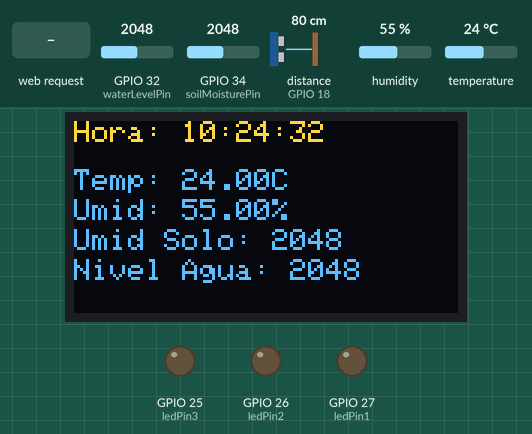
Simulated run of this sketch. Board: ESP32. Shown: 128×64 one-colour display, output pins drawn as LEDs (lit = HIGH). Wiring (inferred from the names in the program): ultrasonic range finder: trigger GPIO 5; echo GPIO 18. The test bench sets the inputs (shaded band); at power-on: distance to the obstacle (sensor on GPIO 18) 80 cm, GPIO 32 (waterLevelPin) = 2048, GPIO 34 (soilMoisturePin) = 2048, humidity 55 %, temperature 24 °C. The echo pulse lasts 58.3 µs per cm; the OLED is the two-colour kind (top 16 rows yellow); WiFi joins after 1.5 s; servers stay silent unless stated; network time is answered at once with the bench clock; uploads are accepted with an empty reply; the local clock reads 2024-03-15 10:24:30 at power-on unless the sketch sets it; pins used as bus, display or sensor lines are not drawn; what the sketch prints to the serial monitor is not drawn.

Above: at 3.2 s.
3.3 s: distance to the obstacle (sensor on GPIO 18) set to 23 cm
11.4 s: distance to the obstacle (sensor on GPIO 18) set to 18 cm
At 13.4 s:
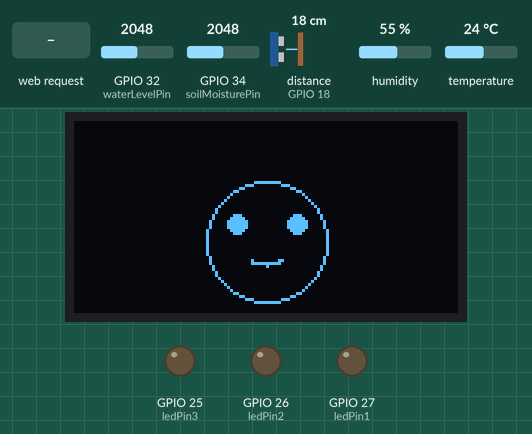
19.5 s: HTTP request GET /led1 received
At 26.7 s:
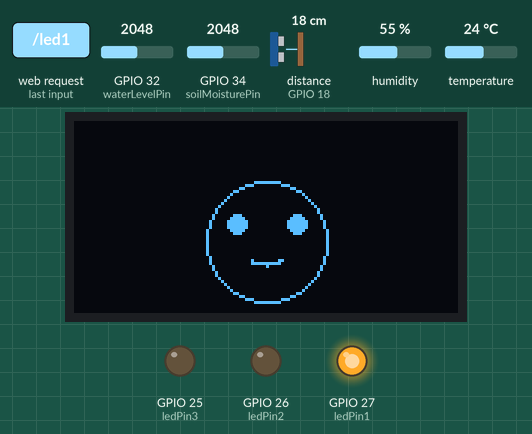
27.0 s: HTTP request GET /led2 received
At 32.9 s:
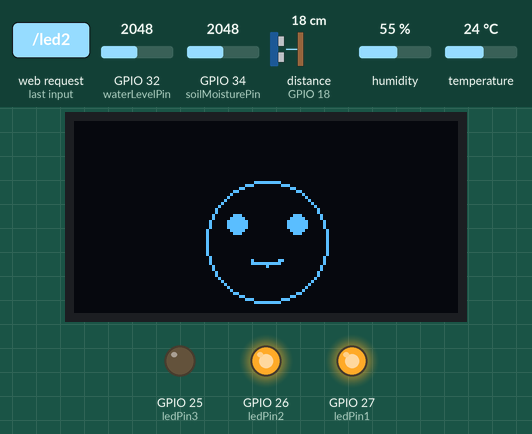
33.7 s: HTTP request GET /led3 received
At 40.1 s:
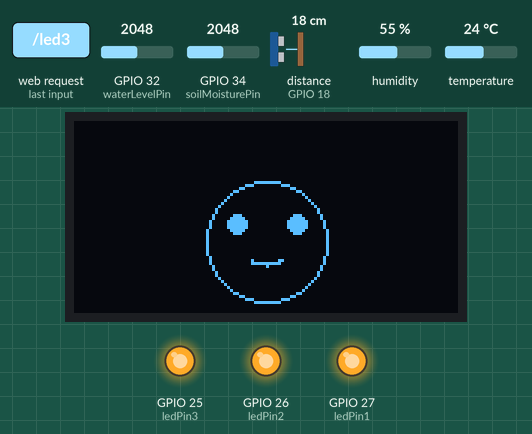
40.4 s: HTTP request GET /led1 received
At 46.3 s:
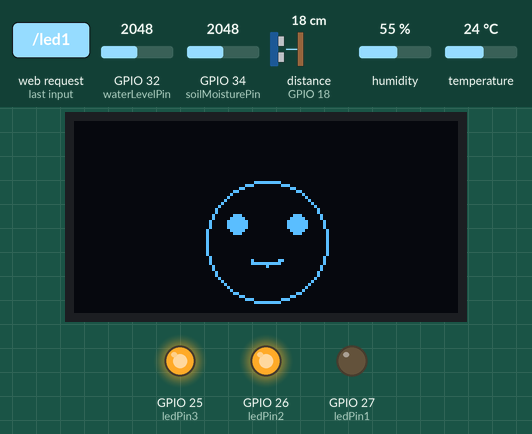
Timing chart, 0 to 47.8 s (numbered marks = the images above; inputs shaded):
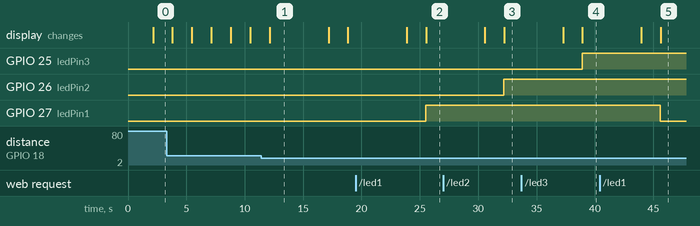

Measured:
- the behaviour switches between 21 and 20 cm on distance to the obstacle (sensor on GPIO 18) (found by bisection; images 0 and 1)
- after the input at 11.4 s, the display: changes after 0.74 s (image 1)
- after the input at 19.5 s, GPIO 27 (ledPin1): LOW → HIGH after 6.0 s
- after the input at 27.0 s, GPIO 26 (ledPin2): LOW → HIGH after 5.2 s
- after the input at 33.7 s, GPIO 25 (ledPin3): LOW → HIGH after 5.2 s
- after the input at 40.4 s, GPIO 27 (ledPin1): HIGH → LOW after 5.2 s
- what the display in image 1 shows lasts 5.1 s, from 12.1 s to 17.2 s

The sketch:

Esp32.ino
```cpp
#include <WiFi.h>
#include <WebServer.h>
#include <HTTPClient.h>
#include <DHT.h>
#include <Wire.h>
#include <Adafruit_GFX.h>
#include <Adafruit_SSD1306.h>
#include <math.h>
#include <NTPClient.h>
#include <WiFiUdp.h>

// Configurações Wi-Fi
const char* ssid = "SSID";
const char* password = "SENHA";

// Configurações do servidor web para controle de LEDs
WebServer server(80);
const int ledPin1 = 27;
const int ledPin2 = 26;
const int ledPin3 = 25;

// Configuração do cliente NTP
WiFiUDP ntpUDP;
NTPClient timeClient(ntpUDP, "pool.ntp.org", -10800); // Fuso horário de Brasília (UTC-3)

// Variáveis para data/hora
String formattedDate;
String formattedTime;

// Configurações do sensor DHT11
#define DHTPIN 4
#define DHTTYPE DHT11
DHT dht(DHTPIN, DHTTYPE);
const char* serverName = "http://:5000/endpoint"; //ajustar IP

// Configurações do sensor de proximidade e tela OLED
#define TRIGGER_PIN 5
#define ECHO_PIN 18
#define SCREEN_WIDTH 128
#define SCREEN_HEIGHT 64
#define OLED_RESET -1
Adafruit_SSD1306 display(SCREEN_WIDTH, SCREEN_HEIGHT, &Wire, OLED_RESET);
#define DISTANCE_THRESHOLD 20

// Configurações do sensor de umidade do solo
const int soilMoisturePin = 34;
const char* soilMoistureUrl = "http://:5000/data"; //ajustar IP

// Configurações do sensor de nível de água
const int waterLevelPin = 32;
const char* waterLevelUrl = "http://:5000/update"; //ajustar IP

// Funções para alternar LEDs
void handleLed1() {
  digitalWrite(ledPin1, !digitalRead(ledPin1));
  server.send(200, "text/plain", "LED 1 foi alternado!");
}

void handleLed2() {
  digitalWrite(ledPin2, !digitalRead(ledPin2));
  server.send(200, "text/plain", "LED 2 foi alternado!");
}

void handleLed3() {
  digitalWrite(ledPin3, !digitalRead(ledPin3));
  server.send(200, "text/plain", "LED 3 foi alternado!");
}

void handleRoot() {
  String html = "<html><head><title>Controle de LEDs</title></head><body>";
  html += "<h1>Controle de LEDs</h1>";
  html += "<button onclick=\"fetch('/led1')\">Alternar LED 1</button>";
  html += "<button onclick=\"fetch('/led2')\">Alternar LED 2</button>";
  html += "<button onclick=\"fetch('/led3')\">Alternar LED 3</button>";
  html += "</body></html>";
  server.send(200, "text/html", html);
}

// Função de leitura do sensor DHT11
void readDHT() {
  float temperatura = dht.readTemperature();
  float umidade = dht.readHumidity();
  if (isnan(temperatura) || isnan(umidade)) {
    Serial.println("Falha ao ler o sensor DHT!");
  } else {
    Serial.print("Temperatura: ");
    Serial.println(temperatura);
    Serial.print("Umidade: ");
    Serial.println(umidade);

    sendDHTData(temperatura, umidade);  // Envia os dados ao Flask
  }
}

// Função de leitura do sensor DHT11 e envio para o servidor Flask
void sendDHTData(float temperatura, float umidade) {
  if (WiFi.status() == WL_CONNECTED) {
    WiFiClient client;
    HTTPClient http;

    http.begin(client, serverName);
    http.addHeader("Content-Type", "application/x-www-form-urlencoded");

    String postData = "temperature=" + String(temperatura) + "&humidity=" + String(umidade);

    int httpResponseCode = http.POST(postData);

    if (httpResponseCode > 0) {
      Serial.print("Resposta do servidor: ");
      Serial.println(httpResponseCode);
    } else {
      Serial.print("Erro na requisição HTTP: ");
      Serial.println(httpResponseCode);
    }

    http.end();  // Fecha a conexão
  } else {
    Serial.println("Falha na conexão Wi-Fi.");
  }
}

// Funções do sensor de proximidade
unsigned long lastFaceDrawTime = 0;
const unsigned long faceDisplayDuration = 5000; // 5 segundos

void readProximity() {
    long duration, distance;

    // Mede a distância
    digitalWrite(TRIGGER_PIN, LOW);
    delayMicroseconds(2);
    digitalWrite(TRIGGER_PIN, HIGH);
    delayMicroseconds(10);
    digitalWrite(TRIGGER_PIN, LOW);
    duration = pulseIn(ECHO_PIN, HIGH);
    distance = duration * 0.034 / 2;

    // Verifica a distância
    if (distance < DISTANCE_THRESHOLD && distance > 0) {
        // Loop para manter o rosto feliz enquanto a distância for menor que o limite
        unsigned long startTime = millis();
        while (true) {
            // Recalcula a distância
            digitalWrite(TRIGGER_PIN, LOW);
            delayMicroseconds(2);
            digitalWrite(TRIGGER_PIN, HIGH);
            delayMicroseconds(10);
            digitalWrite(TRIGGER_PIN, LOW);
            duration = pulseIn(ECHO_PIN, HIGH);
            distance = duration * 0.034 / 2;

            // Se a distância ultrapassar o limite ou o tempo exceder o limite, sai do loop
            if (distance >= DISTANCE_THRESHOLD || (millis() - startTime > faceDisplayDuration)) {
                break;
            }

            // Exibe o rosto feliz
            display.clearDisplay();
            drawHappyFace();
            display.display();

            // Pequeno atraso para evitar sobrecarga
            delay(100);
        }
    } else {
        // Exibe os dados apenas se a distância estiver acima do limite
        float temperatura = dht.readTemperature();
        float umidade = dht.readHumidity();
        int soilMoistureValue = analogRead(soilMoisturePin);
        int waterLevelValue = analogRead(waterLevelPin);

        displayData(temperatura, umidade, soilMoistureValue, waterLevelValue, distance);
    }
}

void drawHappyFace() {
  int centerX = 64; // Centro do rosto na horizontal
  int centerY = 40; // Centro do rosto ajustado para a parte azul
  int radius = 20;  // Raio do círculo

  display.drawCircle(centerX, centerY, radius, SSD1306_WHITE);   // Cabeça
  display.fillCircle(centerX - 10, centerY - 6, 3, SSD1306_WHITE); // Olho esquerdo
  display.fillCircle(centerX + 10, centerY - 6, 3, SSD1306_WHITE); // Olho direito
  drawSmile(centerX, centerY + 6, radius - 10, 5);               // Sorriso

  display.display();
}

void drawSmile(int x, int y, int w, int h) {
  for (int i = 0; i <= 180; i++) {
    int x0 = x + (w / 2) * cos(radians(i));
    int y0 = y + (h / 2) * sin(radians(i));
    display.drawPixel(x0, y0, SSD1306_WHITE);
  }
}

void displayData(float temperatura, float umidade, int soilMoisture, int waterLevel, long distance) {
  display.clearDisplay();

    // Atualiza o horário via NTP
  timeClient.update();
  String currentTime = timeClient.getFormattedTime();

  // Exibe o horário no topo do display (amarelo)
  display.setTextSize(1);
  display.setTextColor(SSD1306_WHITE);
  display.setCursor(0, 0);  // Posição inicial no canto superior esquerdo
  display.print("Hora: ");
  display.print(currentTime);

  // Exibe as informações na tela OLED
  display.setTextSize(1);
  display.setCursor(0, 16);
  display.print("Temp: ");
  display.print(temperatura);
  display.print("C");

  display.setCursor(0, 26);
  display.print("Umid: ");
  display.print(umidade);
  display.print("%");

  display.setCursor(0, 36);
  display.print("Umid Solo: ");
  display.print(soilMoisture);

  display.setCursor(0, 46);
  display.print("Nivel Agua: ");
  display.print(String(waterLevel));


  display.display();
}

// Função de leitura do sensor de umidade do solo
void readSoilMoisture() {
  int sensorValueAnalog = analogRead(soilMoisturePin);
  Serial.print("Umidade do Solo: ");
  Serial.println(sensorValueAnalog);

  if (WiFi.status() == WL_CONNECTED) {
    WiFiClient client;
    if (client.connect(soilMoistureUrl, 80)) {
      String postData = "message=" + String(sensorValueAnalog);
      client.println("POST /data HTTP/1.1");
      client.println("Host: seuIP");
      client.println("Content-Type: application/x-www-form-urlencoded");
      client.print("Content-Length: ");
      client.println(postData.length());
      client.println();
      client.println(postData);
    }
    client.stop();
  }
}

// Função de leitura do sensor de nível de água
void readWaterLevel() {
  int waterLevel = analogRead(waterLevelPin);
  Serial.print("Nível de água: ");
  Serial.println(waterLevel);

  if (WiFi.status() == WL_CONNECTED) {
    WiFiClient client;
    if (client.connect(waterLevelUrl, 80)) {
      String postData = "waterLevel=" + String(waterLevel);
      client.println("POST /update HTTP/1.1");
      client.println("Host: seuIP");
      client.println("Content-Type: application/x-www-form-urlencoded");
      client.print("Content-Length: ");
      client.println(postData.length());
      client.println();
      client.println(postData);
    }
    client.stop();
  }
}

void setup() {
  Serial.begin(115200);

  // Configuração dos pinos de LEDs
  pinMode(ledPin1, OUTPUT);
  pinMode(ledPin2, OUTPUT);
  pinMode(ledPin3, OUTPUT);

  // Configuração do sensor de proximidade e OLED
  pinMode(TRIGGER_PIN, OUTPUT);
  pinMode(ECHO_PIN, INPUT);
  if (!display.begin(SSD1306_SWITCHCAPVCC, 0x3C)) {
    Serial.println(F("Falha ao inicializar a tela OLED"));
    for (;;);
  }
  display.clearDisplay();
  display.display();

  // Inicialização do sensor DHT
  dht.begin();

  // Conexão Wi-Fi
  WiFi.begin(ssid, password);
  while (WiFi.status() != WL_CONNECTED) {
    delay(1000);
    Serial.println("Conectando ao WiFi...");
  }
  Serial.println("Conectado ao WiFi!");
  Serial.print("Endereço IP: ");
  Serial.println(WiFi.localIP());

  // Inicialização do servidor
  server.on("/", handleRoot);
  server.on("/led1", handleLed1);
  server.on("/led2", handleLed2);
  server.on("/led3", handleLed3);
  server.begin();

  // Inicializa o cliente NTP
  timeClient.begin();
  timeClient.update();
}

void loop() {
  server.handleClient();

  // Lê os sensores
  float temperatura = dht.readTemperature();
  float umidade = dht.readHumidity();
  int soilMoistureValue = analogRead(soilMoisturePin);
  int waterLevelValue = analogRead(waterLevelPin);

  // Atualiza os dados e exibe no display
  readProximity();
  displayData(temperatura, umidade, soilMoistureValue, waterLevelValue, DISTANCE_THRESHOLD);

  // Atualiza os dados do servidor
  readDHT();
  readSoilMoisture();
  readWaterLevel();

  delay(1000); // Tempo entre atualizações
}
```
